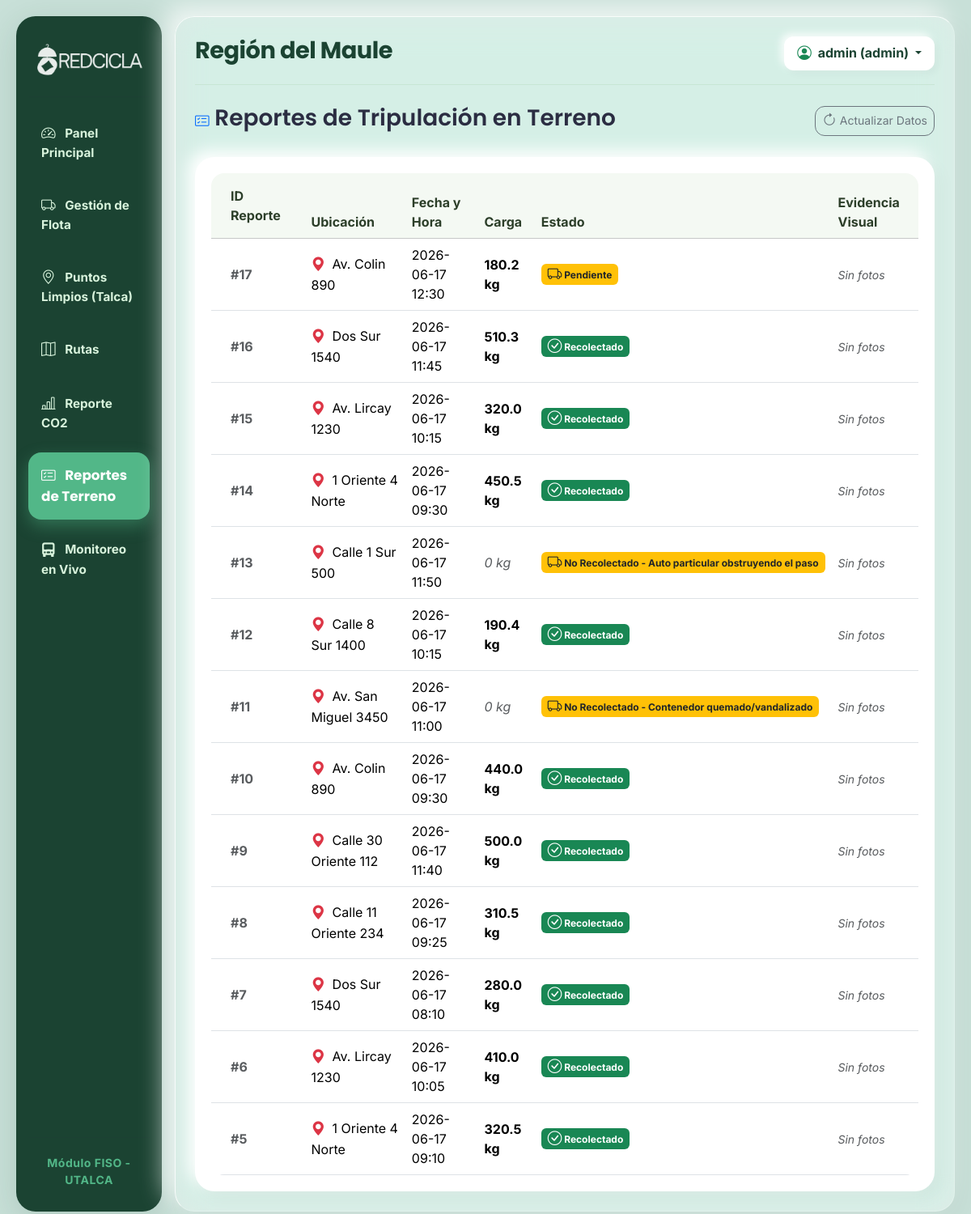
Page /reportes-terreno (signed in) on the committed database.
### tables this page shows
CREATE TABLE registros_retiro (
        id INTEGER PRIMARY KEY AUTOINCREMENT, ruta_activa_id INTEGER, punto_id INTEGER,
        fecha_hora TEXT NOT NULL, cantidad_retirada REAL, ruta_img_antes TEXT, ruta_img_despues TEXT,
        estado TEXT DEFAULT 'Pendiente',
        FOREIGN KEY(ruta_activa_id) REFERENCES rutas_activas(id), FOREIGN KEY(punto_id) REFERENCES puntos_reciclaje(id));

CREATE TABLE puntos_reciclaje (
        id INTEGER PRIMARY KEY AUTOINCREMENT, ruta_id INTEGER, zona_id INTEGER, direccion TEXT,
        latitud REAL, longitud REAL, intervalo_recoleccion INTEGER, fecha_ultima_recoleccion TEXT, estado INTEGER DEFAULT 1, capacidad REAL DEFAULT 0.0,
        FOREIGN KEY(ruta_id) REFERENCES rutas(id), FOREIGN KEY(zona_id) REFERENCES zonas(id));

### main.py (the view)
@app.route('/reportes-terreno')
def reportes_terreno():
    if 'usuario_nombre' not in session:
        return redirect(url_for('login'))
    conexion = sqlite3.connect(DB_PATH)
    cursor = conexion.cursor()
    cursor.execute('''
        SELECT r.id, p.direccion, r.fecha_hora, r.cantidad_retirada, r.estado,
               r.ruta_img_antes, r.ruta_img_despues
        FROM registros_retiro r
        JOIN puntos_reciclaje p ON r.punto_id = p.id
        ORDER BY r.id DESC
    ''')
    reportes_db = cursor.fetchall()
    conexion.close()
    return render_template('reportes_terreno.html', reportes=reportes_db)

### templates/reportes_terreno.html (shortened to what this page needs)
{% extends 'base.html' %}
{% block content %}
<div class="d-flex justify-content-between align-items-center mb-4">
    <h3><i class="bi bi-card-checklist text-primary"></i> Reportes de Tripulación en Terreno</h3>
    <button class="btn btn-outline-secondary btn-sm" onclick="window.location.reload();">
        <i class="bi bi-arrow-clockwise"></i> Actualizar Datos
    </button>
</div>
<div class="card border-0 shadow-sm">
    <div class="card-body p-0">
        <div class="table-responsive">
            <table class="table table-hover align-middle mb-0">
                <thead class="table-light">
                    <tr>
                        <th class="px-4 py-3">ID Reporte</th>
                        <th>Ubicación</th>
                        <th>Fecha y Hora</th>
                        <th>Carga</th>
                        <th>Estado</th>
                        <th>Evidencia Visual</th>
                    </tr>
                </thead>
                <tbody>
                    {% for r in reportes %}
                    <tr>
                        <td class="px-4 fw-bold text-muted">#{{ r[0] }}</td>
                        <td><i class="bi bi-geo-alt-fill text-danger me-1"></i> {{ r[1] }}</td>
                        <td>{{ r[2] }}</td>
                        <td>
                            {% if r[3] and r[3] > 0 %}
                                <span class="fw-bold">{{ r[3] }} kg</span>
                            {% else %}
                                <span class="text-muted fst-italic">0 kg</span>
                            {% endif %}
                        </td>
                        <td>
                            {% if r[4] == 'Completado' %}
                                <span class="badge bg-success px-2 py-1"><i class="bi bi-check-circle"></i> Recolectado</span>
                            {% else %}
                                <span class="badge bg-warning text-dark px-2 py-1"><i class="bi bi-truck"></i> {{ r[4] }}</span>
                            {% endif %}
                        </td>
                        <td>
                            {% if r[5] or r[6] %}
                                <div class="btn-group btn-group-sm">
                                    {% if r[5] %}
                                        <button class="btn btn-outline-primary" data-bs-toggle="modal" data-bs-target="#modalFoto{{ r[0] }}Antes">
                                            <i class="bi bi-image"></i> Antes
                                        </button>
                                    {% endif %}
                                    {% if r[6] %}
                                        <button class="btn btn-outline-success" data-bs-toggle="modal" data-bs-target="#modalFoto{{ r[0] }}Despues">
                                            <i class="bi bi-image-fill"></i> Después
                                        </button>
                                    {% endif %}
                                </div>
                            {% else %}
                                <span class="text-muted small fst-italic">Sin fotos</span>
                            {% endif %}
                        </td>
                    </tr>
                    {% endfor %}
                </tbody>
            </table>
        </div>
    </div>
</div>
{% endblock %}

### templates/base.html (style rules this page uses)
:root { --color-bg-light: #c8e0d8; --color-sidebar-combine: #1b4332; --color-primary-green: #52b788; --color-bubble-bg: #ffffff; --color-text-main: #2b2d42; --color-red: #e76f51; --ios-bubble-radius: 24px; --ios-pill-radius: 16px; }
body { font-family: 'Inter', sans-serif; background-color: var(--color-bg-light); min-height: 100vh; color: var(--color-text-main); overflow-x: hidden; }
h1, h2, h3, h4, h5, h6 { font-family: 'Poppins', sans-serif; font-weight: 600; }
.card, .bg-white { background-color: var(--color-bubble-bg) !important; border-radius: var(--ios-bubble-radius) !important; border: none !important; box-shadow: 8px 8px 20px rgba(0, 0, 0, 0.04), -8px -8px 20px rgba(255, 255, 255, 1) !important; padding: 20px; animation: fadeInUp 0.4s cubic-bezier(0.16, 1, 0.3, 1) both; }
.bi { font-size: 1.1rem; vertical-align: -1px; }
.table-responsive { border-radius: var(--ios-pill-radius); overflow: hidden; }
.table { margin-bottom: 0; --bs-table-bg: var(--color-bubble-bg) !important; }
.table-light { --bs-table-bg: #f4f9f3 !important; --bs-table-color: #2c3e29 !important; }
.btn { transition: all 0.25s cubic-bezier(0.2, 0.8, 0.2, 1) !important; border-radius: 12px; }
.btn .bi, .nav-link .bi { transition: transform 0.3s cubic-bezier(0.175, 0.885, 0.32, 1.275); display: inline-block; }
.table-hover tbody tr { transition: background-color 0.2s ease, transform 0.2s ease; }
.table-hover { --bs-table-hover-bg: rgba(82, 183, 136, 0.15) !important; --bs-table-hover-color: #1b4332 !important; }
.table-hover tbody tr > * { transition: background-color 0.25s ease, color 0.25s ease; cursor: pointer; }

### rows in the picture
registros_retiro: id "17", direccion "Av. Colin 890", fecha_hora "2026-06-17 12:30", cantidad_retirada "180.2", estado "Pendiente"
registros_retiro: id "16", direccion "Dos Sur 1540", fecha_hora "2026-06-17 11:45", cantidad_retirada "510.3", estado "Completado" (drawn)
registros_retiro: id "15", direccion "Av. Lircay 1230", fecha_hora "2026-06-17 10:15", cantidad_retirada "320.0", estado "Completado" (drawn)
registros_retiro: id "14", direccion "1 Oriente 4 Norte", fecha_hora "2026-06-17 09:30", cantidad_retirada "450.5", estado "Completado" (drawn)
registros_retiro: id "13", direccion "Calle 1 Sur 500", fecha_hora "2026-06-17 11:50", cantidad_retirada "0 kg", estado "No Recolectado - Auto particular obstruyendo el paso"
registros_retiro: id "12", direccion "Calle 8 Sur 1400", fecha_hora "2026-06-17 10:15", cantidad_retirada "190.4", estado "Completado" (drawn)
registros_retiro: id "11", direccion "Av. San Miguel 3450", fecha_hora "2026-06-17 11:00", cantidad_retirada "0 kg", estado "No Recolectado - Contenedor quemado/vandalizado"
registros_retiro: id "10", direccion "Av. Colin 890", fecha_hora "2026-06-17 09:30", cantidad_retirada "440.0", estado "Completado" (drawn)
registros_retiro: id "9", direccion "Calle 30 Oriente 112", fecha_hora "2026-06-17 11:40", cantidad_retirada "500.0", estado "Completado" (drawn)
registros_retiro: id "8", direccion "Calle 11 Oriente 234", fecha_hora "2026-06-17 09:25", cantidad_retirada "310.5", estado "Completado" (drawn)
registros_retiro: id "7", direccion "Dos Sur 1540", fecha_hora "2026-06-17 08:10", cantidad_retirada "280.0", estado "Completado" (drawn)
registros_retiro: id "6", direccion "Av. Lircay 1230", fecha_hora "2026-06-17 10:05", cantidad_retirada "410.0", estado "Completado" (drawn)
registros_retiro: id "5", direccion "1 Oriente 4 Norte", fecha_hora "2026-06-17 09:10", cantidad_retirada "320.5", estado "Completado" (drawn)

### other values in the picture
{{ session.get('usuario_nombre') }} "admin"
{{ session.get('usuario_rol') }} "admin"
